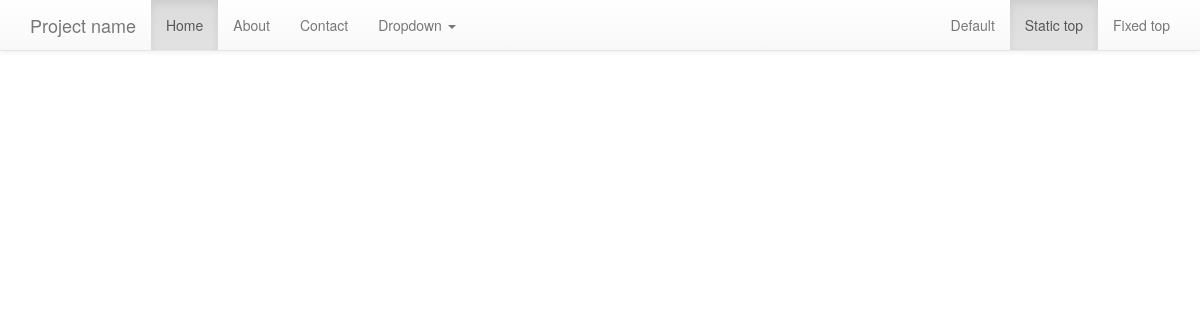
The app's page /products/, older data.
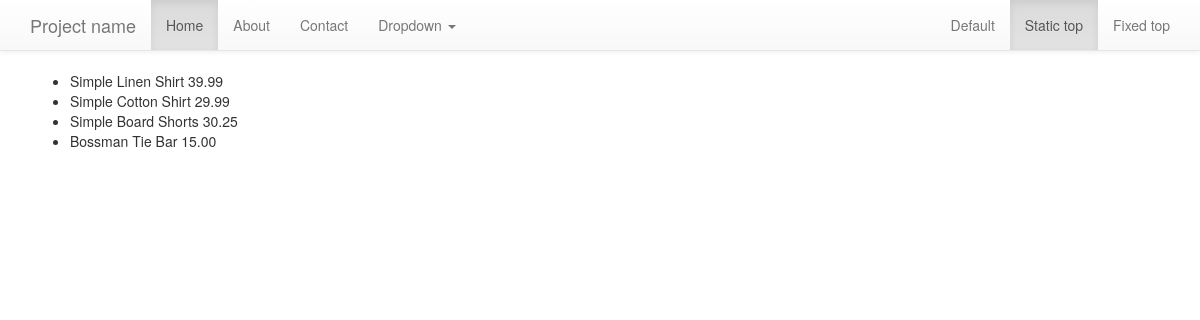
The same page, newer data.
### products/models.py (models this page shows, shortened)
class Product(models.Model):
	title = models.CharField(max_length=120)
	description = models.TextField(null=True, blank=True)
	price = models.DecimalField(decimal_places=2, max_digits=100, default=99.99)
	sale_price = models.DecimalField(decimal_places=2, max_digits=100, null=True, blank=True)
	slug = models.SlugField(unique=True)
	timestamp = models.DateTimeField(auto_now_add=True, auto_now=False)
	updated = models.DateTimeField(auto_now_add=False, auto_now=True)
	active = models.BooleanField(default=True)

### products/views.py (the view)
# urls.py: url(r'^products/$', 'products.views.all', name='products'),
def all(request):
	products = Product.objects.all()
	context = {'products': products}
	template = 'products/all.html'
	return render(request, template, context)

### templates/products/all.html
{% extends 'base.html' %}
{% block content %}
<ul>
{% for product in products %}
<li>{{ product.title }} {{product.price }}</li>
{% endfor %}
</ul>
{% endblock %}

Row changes from the older to the newer data that the page shows:
added Product: title "Simple Linen Shirt", price "39.99"
added Product: title "Simple Cotton Shirt", price "29.99"
added Product: title "Simple Board Shorts", price "30.25"
added Product: title "Bossman Tie Bar", price "15.00"
